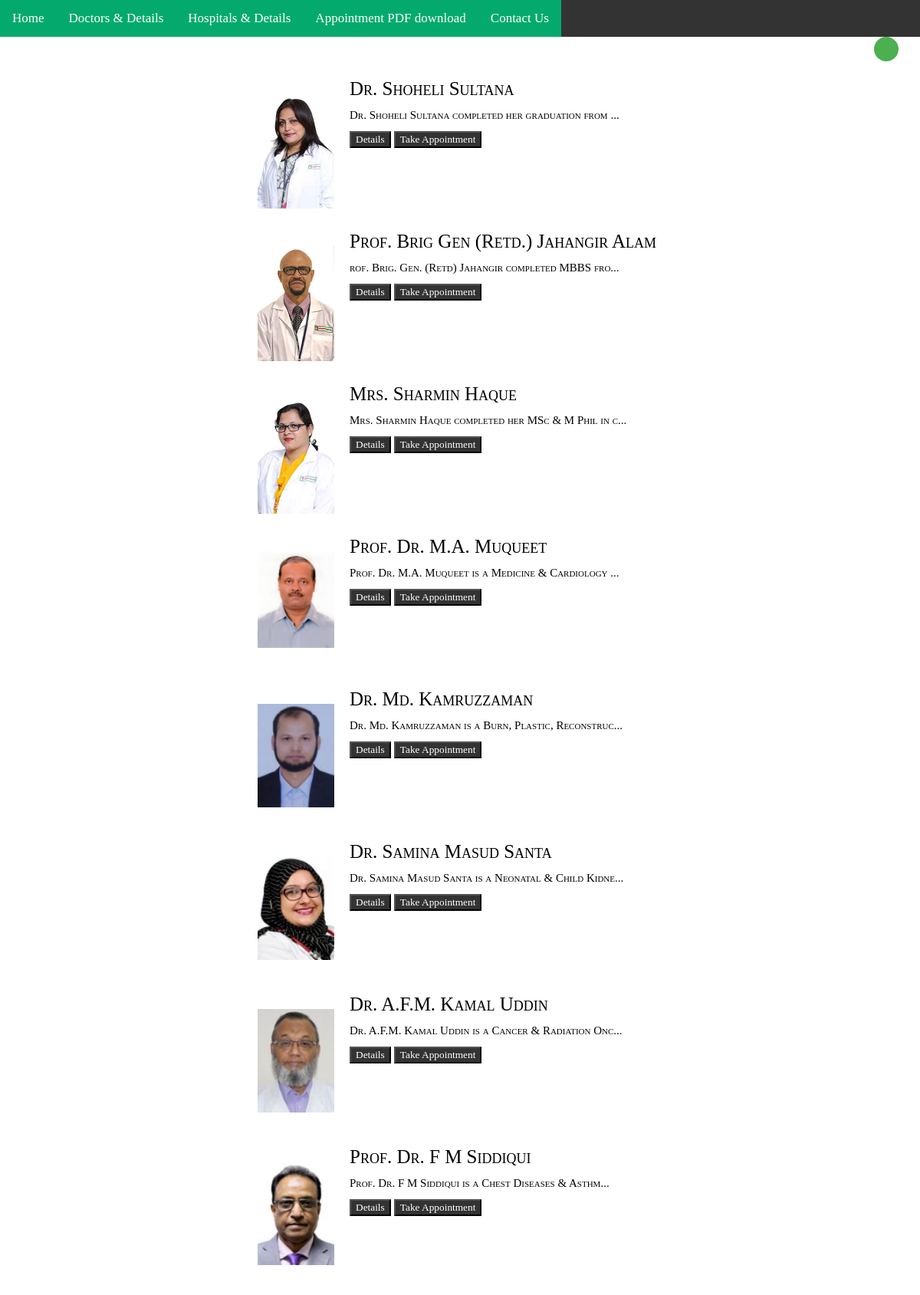
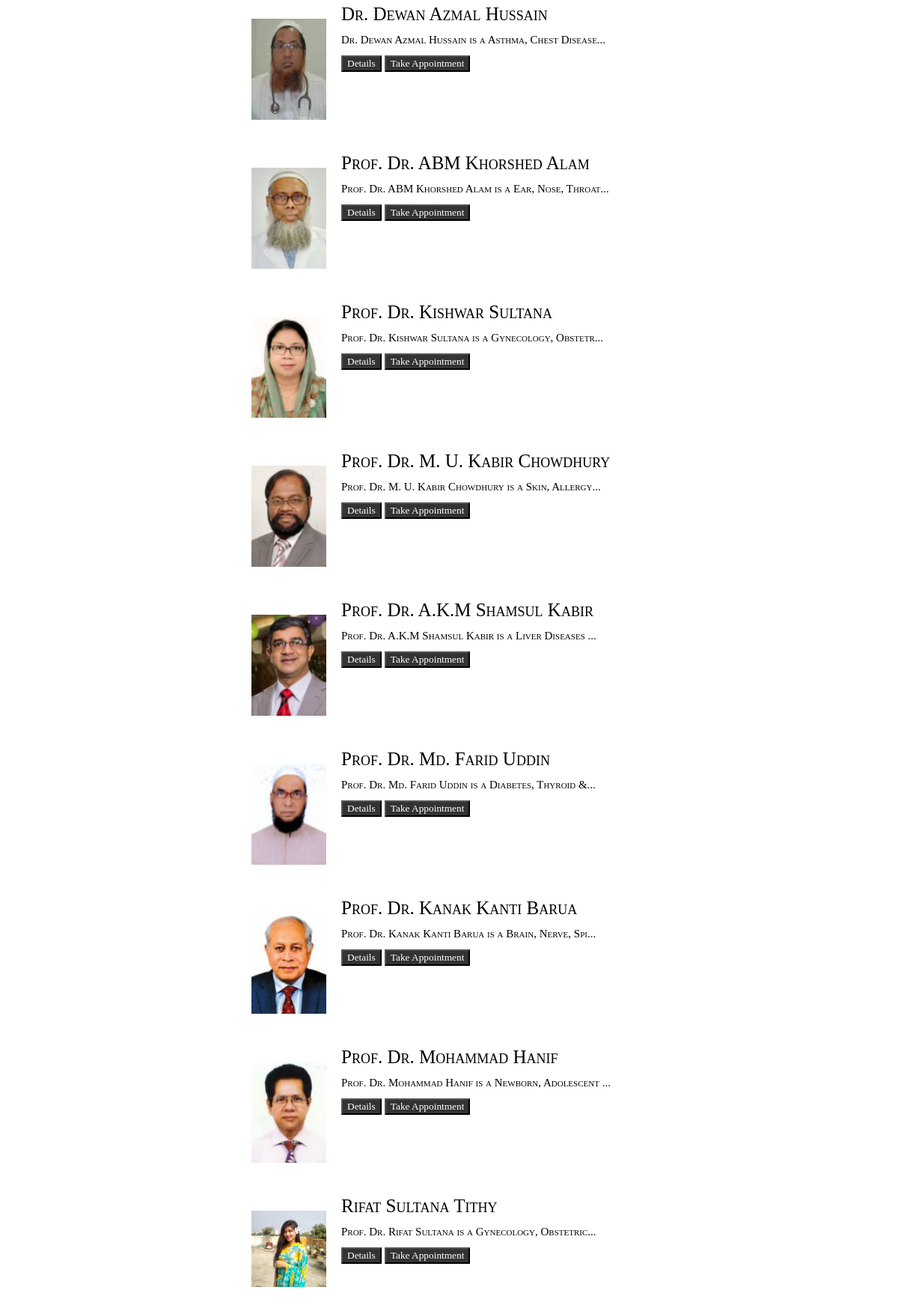
The app's page /articles/ with its own data (2 pictures, top to bottom).
### articles/models.py (models this page shows, shortened)
class Article(models.Model):
    title = models.CharField(max_length=100)
    sluge = models.SlugField()
    experties = models.TextField()
    body = models.TextField()
    date = models.DateTimeField(auto_now_add=True)
    picture = models.ImageField(default="default.png",blank=True)
    def snippet(self):
        return self.body[:50] + '...'

### articles/views.py (the view)
def article_list(request):
    articles = Article.objects.all().order_by('date')
    return render(request, 'articles/article.html', {'articles': articles})

### articles/templates/articles/article.html (shortened to what this page needs)
{% extends 'base_layout.html' %}
{% block content %}
<div class="container mt-5 mb-5 center">
    <div class="d-flex justify-content-center row">
        <div class="col-md-10">
            <div class="row p-2 bg-white border rounded ">
{% for article in articles %}
                <div class="col-md-3 mt-1 left"><img  src="{{article.picture.url}}" width="100" class="rounded-circle"></div>
                <div class="col-md-6 mt-1 ">
                    <h5>{{article.title}}</h5>
                    <div class="d-flex flex-row gap">
                    <div class="mt-1 mb-1 spec-1"><span>{{article.snippet}}</span></div>
                </div>
                <div class="align-items-center align-content-center col-md-3 border-left mt-1">
                    <div class="d-flex flex-column mt-4"><button class="btn btn-primary btn-sm" type="button"><a href="{% url 'articles:detail' slug=article.sluge %}">Details</a></button>
                        <button class="btn btn-outline-primary btn-sm mt-2" type="button"><a href="{% url 'articles:appointment'  %}">Take Appointment</a></button></div>
                </div>
                    <br><br><br>
</div>
                <br> <br> <br>
{% endfor %}
            </div>
        </div>
    </div>
</div>
</div>
{%endblock%}

### assets/base.css (style rules this page uses)
body { background-repeat: no-repeat; background-size: auto; color: #000000; }
body * { color: #000000; font-family: Ubuntu; }
h1,h2,h3,h4,h5 { font-weight: normal; margin: 0; }
a,a:hover, a:visited { color: #fff; text-decoration: none; }
button { background-color: #333; color: white; }

### templates/base_layout.html (style rules this page uses)
body { font-family: Arial, Helvetica, sans-serif; margin: 0; }
html { box-sizing: border-box; }
*, *:before, *:after { box-sizing: inherit; }
.container { padding: 0 16px; }
.container::after, .row::after { content: ""; clear: both; display: table; }

### articles/templates/articles/article.html (style rules this page uses)
body { background-image: url("/static/images/doctor.gif"); background-repeat: no-repeat; background-size: 1920px 1080px; background-attachment: fixed; }
.spec-1 { color: #938787; font-size: 15px; font-variant: small-caps; padding: 10px; }
h5 { font-weight: 400; font-size:25px; color: black; font-variant: small-caps; }
.left { float: left; padding: 20px; }
.gap { line-height: 1.4; }
.center { margin: auto; width: 50%; }

### records on screen
Article: picture (picture), title "Dr. Shoheli Sultana", snippet "Dr. Shoheli Sultana completed her graduation from ..."
Article: picture (picture), title "Prof. Brig Gen (Retd.) Jahangir Alam", snippet "rof. Brig. Gen. (Retd) Jahangir completed MBBS fro..."
Article: picture (picture), title "Mrs. Sharmin Haque", snippet "Mrs. Sharmin Haque completed her MSc & M Phil in c..."
Article: picture (picture), title "Prof. Dr. M.A. Muqueet", snippet "Prof. Dr. M.A. Muqueet is a Medicine & Cardiology ..."
Article: picture (picture), title "Dr. Md. Kamruzzaman", snippet "Dr. Md. Kamruzzaman is a Burn, Plastic, Reconstruc..."
Article: picture (picture), title "Dr. Samina Masud Santa", snippet "Dr. Samina Masud Santa is a Neonatal & Child Kidne..."
Article: picture (picture), title "Dr. A.F.M. Kamal Uddin", snippet "Dr. A.F.M. Kamal Uddin is a Cancer & Radiation Onc..."
Article: picture (picture), title "Prof. Dr. F M Siddiqui", snippet "Prof. Dr. F M Siddiqui is a Chest Diseases & Asthm..."
Article: picture (picture), title "Dr. Dewan Azmal Hussain", snippet "Dr. Dewan Azmal Hussain is a Asthma, Chest Disease..."
Article: picture (picture), title "Prof. Dr. ABM Khorshed Alam", snippet "Prof. Dr. ABM Khorshed Alam is a Ear, Nose, Throat..."
Article: picture (picture), title "Prof. Dr. Kishwar Sultana", snippet "Prof. Dr. Kishwar Sultana is a Gynecology, Obstetr..."
Article: picture (picture), title "Prof. Dr. M. U. Kabir Chowdhury", snippet "Prof. Dr. M. U. Kabir Chowdhury is a Skin, Allergy..."
Article: picture (picture), title "Prof. Dr. A.K.M Shamsul Kabir", snippet "Prof. Dr. A.K.M Shamsul Kabir is a Liver Diseases ..."
Article: picture (picture), title "Prof. Dr. Md. Farid Uddin", snippet "Prof. Dr. Md. Farid Uddin is a Diabetes, Thyroid &..."
Article: picture (picture), title "Prof. Dr. Kanak Kanti Barua", snippet "Prof. Dr. Kanak Kanti Barua is a Brain, Nerve, Spi..."
Article: picture (picture), title "Prof. Dr. Mohammad Hanif", snippet "Prof. Dr. Mohammad Hanif is a Newborn, Adolescent ..."
Article: picture (picture), title "Rifat Sultana Tithy", snippet "Prof. Dr. Rifat Sultana is a Gynecology, Obstetric..."
